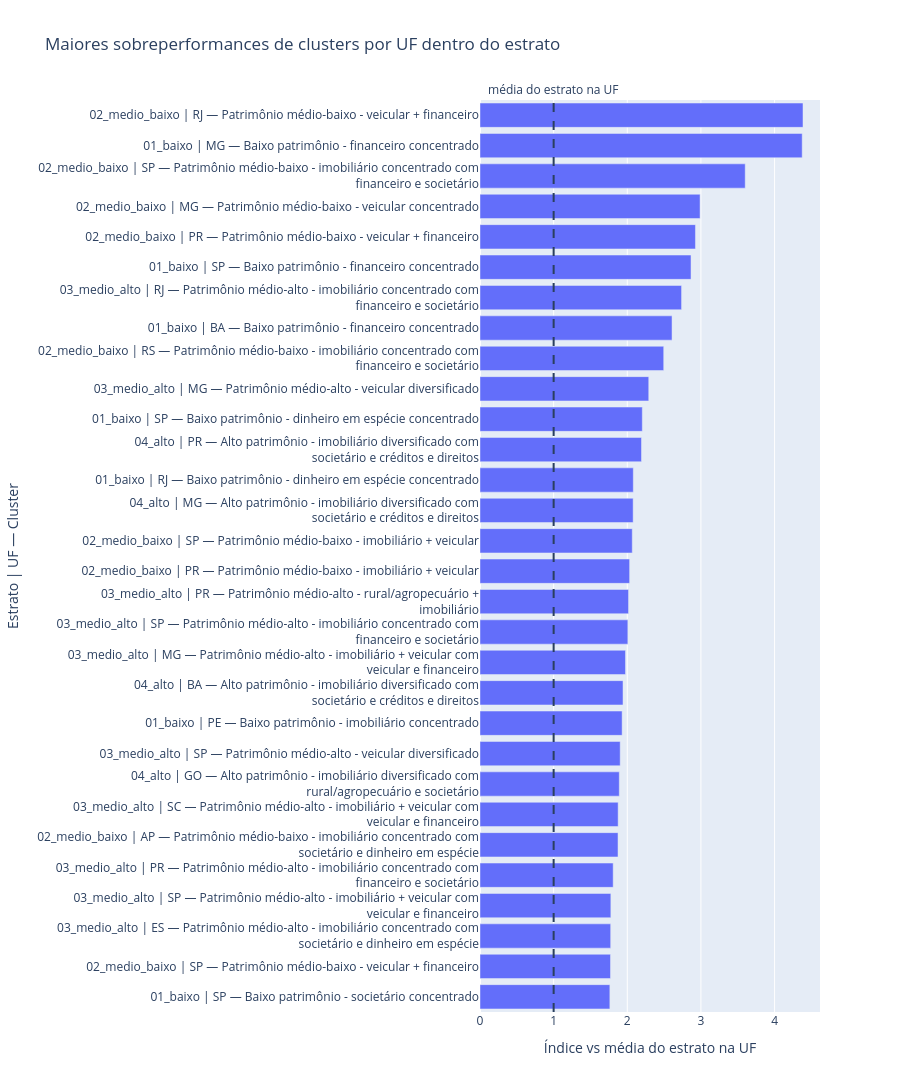

The notebook cell this image was saved under:
### Code cell
# ============================================================
# 3.21 Gráfico — Sobreperformance por UF dentro do estrato
# ============================================================

N_TOP_ESTRATO_UF = 30

df_plot_top_estrato_uf = (
    top_sobreperformance_estrato_uf
    .head(N_TOP_ESTRATO_UF)
    .copy()
)

df_plot_top_estrato_uf["label"] = (
    df_plot_top_estrato_uf["estrato"]
    + " | "
    + df_plot_top_estrato_uf["SG_UF"]
    + " — "
    + df_plot_top_estrato_uf["perfil_cluster"].apply(lambda x: quebra_label(x, 55))
)

fig = px.bar(
    df_plot_top_estrato_uf.sort_values("indice_vs_estrato_uf", ascending=True),
    x="indice_vs_estrato_uf",
    y="label",
    orientation="h",
    hover_data={
        "estrato": True,
        "SG_UF": True,
        "perfil_cluster": True,
        "label": False,
        "candidatos_cluster_uf": True,
        "eleitos_cluster_uf": True,
        "taxa_cluster_uf": ":.2%",
        "taxa_estrato_uf": ":.2%",
        "indice_vs_estrato_uf": ":.2f",
        "delta_pp_vs_estrato_uf": ":.2f"
    },
    labels={
        "indice_vs_estrato_uf": "Índice vs média do estrato na UF",
        "label": "Estrato | UF — Cluster"
    },
    title="Maiores sobreperformances de clusters por UF dentro do estrato"
)

fig.add_vline(
    x=1,
    line_dash="dash",
    annotation_text="média do estrato na UF",
    annotation_position="top"
)

fig.update_layout(height=1100)

fig.write_html(PASTA_GRAFICOS / "eixo3_top_sobreperformance_cluster_uf_dentro_estrato.html")

if RENDERIZAR_NO_NOTEBOOK:
    fig.show()

### Figure 1 — Plotly figure (JSON) as saved in the notebook; plotly's stock layout.template omitted (floating-point values rounded to 4 significant figures; data arrays with more than 128 entries replaced by an {"elided": "..."} marker saying what was removed)
{"data": [{"customdata": {"elided": "30x8 mixed values"}, "hovertemplate": "Índice vs média do estrato na UF=%{x:.2f}<br>estrato=%{customdata[0]}<br>SG_UF=%{customdata[1]}<br>perfil_cluster=%{customdata[2]}<br>candidatos_cluster_uf=%{customdata[3]}<br>eleitos_cluster_uf=%{customdata[4]}<br>taxa_cluster_uf=%{customdata[5]:.2%}<br>taxa_estrato_uf=%{customdata[6]:.2%}<br>delta_pp_vs_estrato_uf=%{customdata[7]:.2f}<extra></extra>", "legendgroup": "", "marker": {"color": "#636efa", "pattern": {"shape": ""}}, "name": "", "orientation": "h", "showlegend": false, "textposition": "auto", "type": "bar", "x": [1.763, 1.772, 1.775, 1.777, 1.808, 1.874, 1.876, 1.891, 1.904, 1.93, 1.942, 1.975, 2.008, 2.017, 2.032, 2.067, 2.08, 2.082, 2.193, 2.204, 2.291, 2.495, 2.608, 2.737, 2.865, 2.926, 2.988, 3.601, 4.375, 4.386], "xaxis": "x", "y": ["01_baixo | SP — Baixo patrimônio - societário concentrado", "02_medio_baixo | SP — Patrimônio médio-baixo - veicular + financeiro", "03_medio_alto | ES — Patrimônio médio-alto - imobiliário concentrado com<br>societário e dinheiro em espécie", "03_medio_alto | SP — Patrimônio médio-alto - imobiliário + veicular com<br>veicular e financeiro", "03_medio_alto | PR — Patrimônio médio-alto - imobiliário concentrado com<br>financeiro e societário", "02_medio_baixo | AP — Patrimônio médio-baixo - imobiliário concentrado com<br>societário e dinheiro em espécie", "03_medio_alto | SC — Patrimônio médio-alto - imobiliário + veicular com<br>veicular e financeiro", "04_alto | GO — Alto patrimônio - imobiliário diversificado com<br>rural/agropecuário e societário", "03_medio_alto | SP — Patrimônio médio-alto - veicular diversificado", "01_baixo | PE — Baixo patrimônio - imobiliário concentrado", "04_alto | BA — Alto patrimônio - imobiliário diversificado com<br>societário e créditos e direitos", "03_medio_alto | MG — Patrimônio médio-alto - imobiliário + veicular com<br>veicular e financeiro", "03_medio_alto | SP — Patrimônio médio-alto - imobiliário concentrado com<br>financeiro e societário", "03_medio_alto | PR — Patrimônio médio-alto - rural/agropecuário +<br>imobiliário", "02_medio_baixo | PR — Patrimônio médio-baixo - imobiliário + veicular", "02_medio_baixo | SP — Patrimônio médio-baixo - imobiliário + veicular", "04_alto | MG — Alto patrimônio - imobiliário diversificado com<br>societário e créditos e direitos", "01_baixo | RJ — Baixo patrimônio - dinheiro em espécie concentrado", "04_alto | PR — Alto patrimônio - imobiliário diversificado com<br>societário e créditos e direitos", "01_baixo | SP — Baixo patrimônio - dinheiro em espécie concentrado", "03_medio_alto | MG — Patrimônio médio-alto - veicular diversificado", "02_medio_baixo | RS — Patrimônio médio-baixo - imobiliário concentrado com<br>financeiro e societário", "01_baixo | BA — Baixo patrimônio - financeiro concentrado", "03_medio_alto | RJ — Patrimônio médio-alto - imobiliário concentrado com<br>financeiro e societário", "01_baixo | SP — Baixo patrimônio - financeiro concentrado", "02_medio_baixo | PR — Patrimônio médio-baixo - veicular + financeiro", "02_medio_baixo | MG — Patrimônio médio-baixo - veicular concentrado", "02_medio_baixo | SP — Patrimônio médio-baixo - imobiliário concentrado com<br>financeiro e societário", "01_baixo | MG — Baixo patrimônio - financeiro concentrado", "02_medio_baixo | RJ — Patrimônio médio-baixo - veicular + financeiro"], "yaxis": "y"}], "layout": {"annotations": [{"showarrow": false, "text": "média do estrato na UF", "x": 1, "xanchor": "center", "xref": "x", "y": 1, "yanchor": "bottom", "yref": "y domain"}], "barmode": "relative", "height": 1100, "legend": {"tracegroupgap": 0}, "shapes": [{"line": {"dash": "dash"}, "type": "line", "x0": 1, "x1": 1, "xref": "x", "y0": 0, "y1": 1, "yref": "y domain"}], "title": {"text": "Maiores sobreperformances de clusters por UF dentro do estrato"}, "xaxis": {"anchor": "y", "domain": [0, 1], "title": {"text": "Índice vs média do estrato na UF"}}, "yaxis": {"anchor": "x", "domain": [0, 1], "title": {"text": "Estrato | UF — Cluster"}}}}
